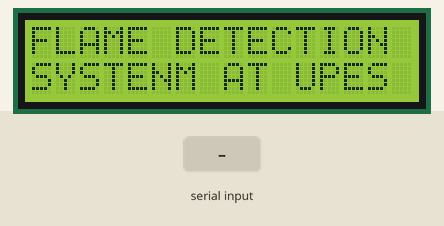
This sketch was run on a simulated Arduino Uno, built with avr-gcc and run on an emulated ATmega328P. Shown: 16×2 character LCD. The inputs (shaded band) are chosen by the test bench. What the sketch prints to the serial monitor is not drawn.

Above: at 2.2 s.
2.3 s: "1\n" received over Serial
At 2.9 s:
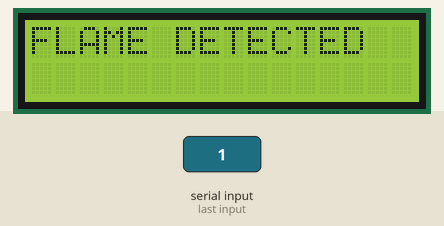
3.8 s: byte 20 (20) received over Serial
At 5.0 s:
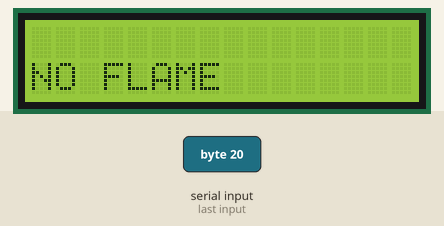
5.3 s: "0\n" received over Serial
At 6.4 s:
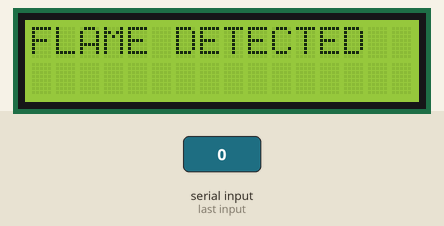
Timing chart, 0 to 8.3 s (numbered marks = the images above; inputs shaded):
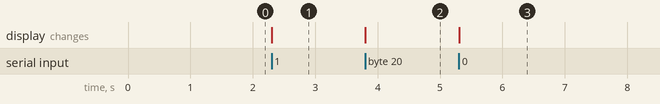

Measured:
- after the input at 2.3 s, the display: changes at once (image 1)
- after the input at 3.8 s, the display: changes at once (image 2)
- after the input at 5.3 s, the display: changes at once (image 3)

The sketch:

CampusSensor_Receiver.ino
```cpp
#include <LiquidCrystal.h>
LiquidCrystal lcd(14, 13, 12, 11, 6, 4);
void setup()
{
 lcd.begin(16,2);
 Serial.begin(9600);
 lcd.setCursor(0,0);
 lcd.print("FLAME DETECTION");
 lcd.setCursor(0,1);
 lcd.print("SYSTENM AT UPES");
 delay(1000);
}
void loop()
{
 int FLAME_SENSOR_serial_data= Serial.read();;
 if(FLAME_SENSOR_serial_data == 10)
 {
  lcd.clear();
  Serial.print("FLAMESENSOR:");
   Serial.println(FLAME_SENSOR_serial_data);
  lcd.setCursor(0,0);
  lcd.print("FLAME DETECTED");
  delay(50);
 }
 else if(FLAME_SENSOR_serial_data == 20)
 {
  lcd.clear();
  Serial.print("FLAMESENSOR:");
  Serial.println(FLAME_SENSOR_serial_data);
  lcd.setCursor(0,1);
  lcd.print("NO FLAME");
  delay(50);
 }
}
```
